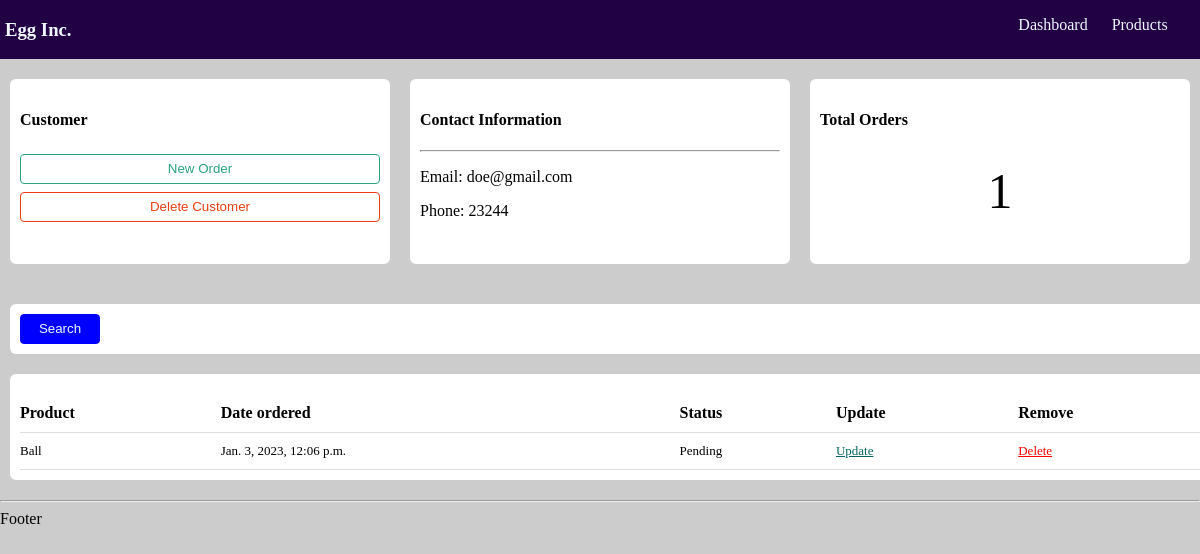
Page /customers/3/ on the earlier database version.
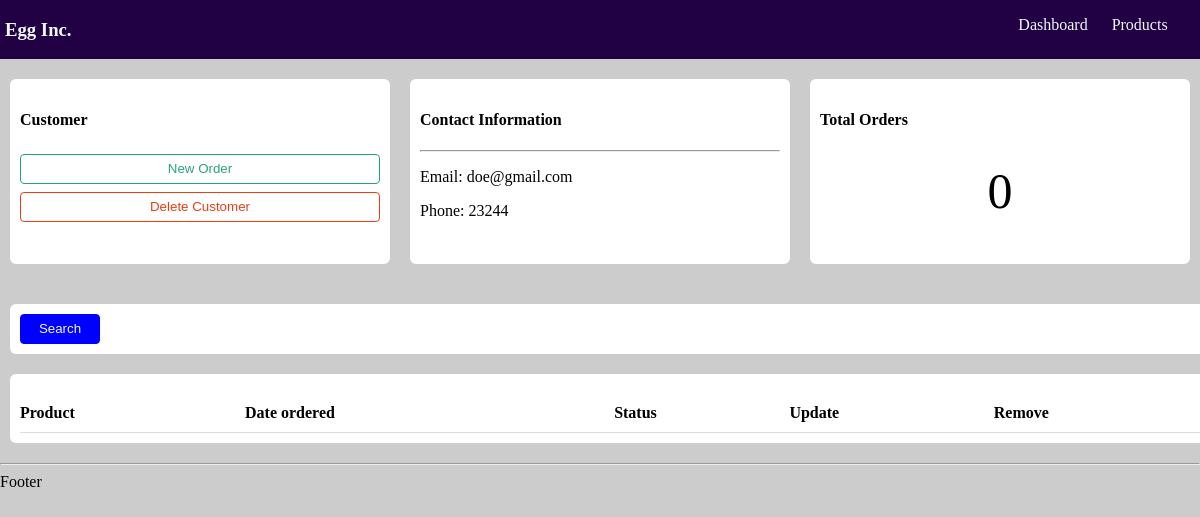
Same page on the later database version.
### accounts/models.py (models this page shows)
class Order(models.Model):
    STATUS = (
        ('Pending', 'Pending'),
        ('Out of delivery', 'Out of delivery'),
        ('Delivered', 'Delivered')
    )
    customer = models.ForeignKey(Customer, null=True, on_delete=models.SET_NULL)
    product = models.ForeignKey(Product, null=True, on_delete=models.SET_NULL)
    date_created = models.DateTimeField(auto_now_add = True)
    status = models.CharField(max_length=200, null=True, choices=STATUS)
    def __str__(self):
        return self.product.name

class Product(models.Model):
    CATEGORY = (
        ('Indoor', 'Indoor'),
        ('Outdoor', 'Outdoor')
    )
    name = models.CharField(max_length=200, null=True)
    price = models.FloatField(null=True)
    category = models.CharField(max_length=200, null=True, choices=CATEGORY)
    description = models.TextField(null=True, blank=True)
    date_created = models.DateTimeField(auto_now_add = True)
    tag = models.ManyToManyField(Tag)
    def __str__(self):
        return self.name

### accounts/views.py (the view)
# urls.py: path('customers/<str:pk>/', views.customer, name='customer'),
def customer(request, pk):
    customer = Customer.objects.get(id=pk)
    order = customer.order_set.all()
    total_orders = order.count()
    context = {
        'orders': order,
        'customer': customer,
        'total_orders': total_orders,
    }
    print(order)
    return render(request, 'screens/customers.html', context=context)

### accounts/templates/screens/customers.html
{% extends 'main.html' %}
{% load static %}
{% block stylesheet %}
<link rel="stylesheet" href="{% static '/css/screens/customers.css' %}">
{% endblock stylesheet %}
{% block content %}
<div class="top-cards">
    <div class="card customer-card">
        <h4>Customer</h4>
        <button class="update" onclick=location.href="{% url 'create_order' customer.id %}">
            New Order
        </button>
        <button class="delete">
            Delete Customer
        </button>
    </div>
    <div class="card contact-info-card">
        <h4>Contact Information</h4>
        <hr>
        <p>Email: {{customer.email}}</p>
        <p>Phone: {{customer.phone}}</p>
    </div>
    <div class="card total-orders">
        <h4>Total Orders</h4>
        <h1>{{total_orders}}</h1>
    </div>
</div>
<div class="card search-box">
    <button class="search-button">
        Search
    </button>
</div>
<div class="card table-card">
    {% include 'components/order_table.html' %}
</div>
{% endblock content %}

### accounts/templates/components/order_table.html
{% block order_table %}
<table>
    <tr>
        <th>
            Product
        </th>
        <th>
            Date ordered
        </th>
        <th>
            Status
        </th>
        <th>
            Update
        </th>
        <th>
            Remove
        </th>
    </tr>
    {% for order in orders %}
    <tr>
        <td>{{ order.product }}</td>
        <td>{{ order.date_created }}</td>
        <td>{{ order.status }}</td>
        <td><a href="{% url 'update_order' order.id %}" id="update-link">Update</a></td>
        <td><a href="{% url 'delete_order' order.id %}" id="delete-link">Delete</a></td>
    </tr>
    {% endfor %}
</table>
{% endblock order_table %}

Differences in the rows shown:
removed Order: product "Ball", date_created "Jan. 3, 2023, 12:06 p.m.", status "Pending"
Other differences:
{{ total_orders }}: "1" → "0"
